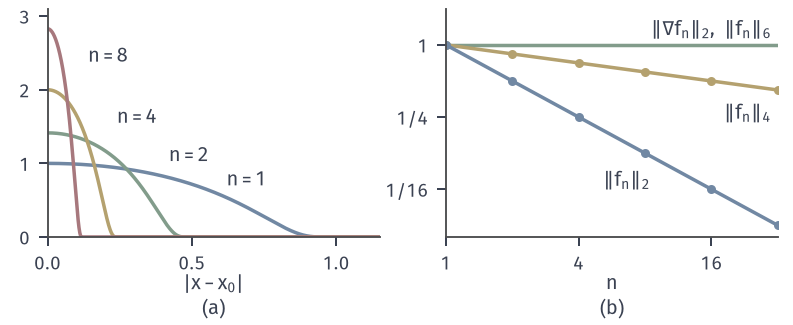

The script that drew this image:
from pathlib import Path
import sys
ROOT = next(p for p in Path(__file__).resolve().parents if (p/"build.sh").is_file() and (p/"tex/book.tex").is_file())
sys.path.insert(0, str(ROOT/"figures/00-shared/mathematical-preliminaries-upper/00-shared/comprehension-figures"))
from support import figure, save, BLUE, GREEN, YELLOW, RED, PURPLE, INK, MUTED, GRID, BLUE_FILL, GREEN_FILL, YELLOW_FILL, RED_FILL, PURPLE_FILL
import numpy as np
def panel_labels(fig, axes, y=.02):
    for ax, s in zip(axes, "(a) (b) (c) (d)".split()):
        q = ax.get_position(); fig.text((q.x0+q.x1)/2, y, s, ha="center", va="bottom")

# d=3, p=2, p*=6: f_n(r)=n^{1/2} phi(n r), phi(r)=exp(1-1/(1-r^2)). Norm ratios to n=1: L2 n^-1, grad-L2 1, L6 1, L4 n^-1/4.
phi = lambda r: np.where(np.abs(r) < 1, np.exp(1-1/np.maximum(1-r**2, 1e-12)), 0.)
fig, axes = figure(width_mm=112, height_mm=46, ncols=2)
fig.set_layout_engine(None); fig.subplots_adjust(left=.06, right=.98, top=.97, bottom=.27, wspace=.2)
ax = axes[0]; r = np.linspace(0, 1.15, 1600)
for n, c, p in zip((1, 2, 4, 8), (BLUE, GREEN, YELLOW, RED), ((.62, .78), (.42, 1.1), (.24, 1.62), (.14, 2.45))):
    ax.plot(r, n**.5*phi(n*r), color=c, lw=1.4); ax.text(p[0], p[1], f'$n={n}$', ha='left', va='center')
ax.set_xlim(0, 1.15); ax.set_ylim(0, 3.1); ax.set_xticks([0, .5, 1]); ax.set_yticks([0, 1, 2, 3]); ax.set_xlabel('$|x-x_0|$', labelpad=0)
ax = axes[1]; n = np.array([1, 2, 4, 8, 16, 32.])
# the two constant curves coincide; drawn with distinct dash patterns
ax.plot(n, n**0, color=GREEN, lw=1.4)
ax.plot(n, n**-.25, color=YELLOW, lw=1.4, marker='o', ms=2.6); ax.plot(n, n**-1., color=BLUE, lw=1.4, marker='o', ms=2.6)
ax.set_xscale('log', base=2); ax.set_yscale('log', base=2)
ax.text(30, 1.12, r"$\Vert\nabla f_n\Vert_2,\ \Vert f_n\Vert_6$", ha='right', va='bottom')
ax.text(30, .33, r'$\Vert f_n\Vert_4$', ha='right', va='top'); ax.text(8.5, .075, r'$\Vert f_n\Vert_2$', ha='right', va='center')
ax.set_xlim(1, 32); ax.set_ylim(1/40, 2); ax.set_xticks([1, 4, 16]); ax.set_xticklabels(['1', '4', '16']); ax.minorticks_off()
ax.set_yticks([1, 1/4, 1/16]); ax.set_yticklabels(['1', '1/4', '1/16']); ax.set_xlabel('$n$', labelpad=0)
panel_labels(fig, axes)
save(fig, Path(__file__).resolve().parent, 'figure', {'formula': 'f_n=n^{1/2} phi(n r), d=3,p=2; ratios n^-1,1,1,n^-1/4'})
